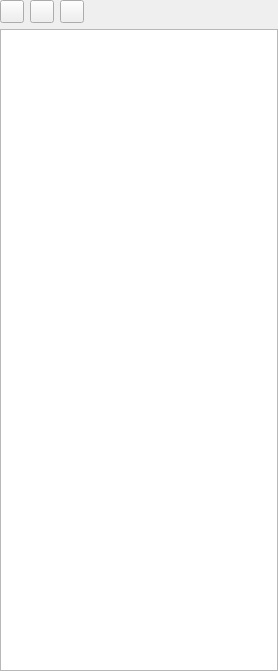
<?xml version="1.0" encoding="UTF-8"?>
<ui version="4.0">
 <class>macro_panel</class>
 <widget class="QWidget" name="macro_panel">
  <property name="geometry">
   <rect>
    <x>0</x>
    <y>0</y>
    <width>278</width>
    <height>671</height>
   </rect>
  </property>
  <layout class="QVBoxLayout" name="verticalLayout">
   <property name="spacing">
    <number>6</number>
   </property>
   <property name="leftMargin">
    <number>0</number>
   </property>
   <property name="topMargin">
    <number>0</number>
   </property>
   <property name="rightMargin">
    <number>0</number>
   </property>
   <property name="bottomMargin">
    <number>0</number>
   </property>
   <item>
    <layout class="QHBoxLayout" name="horizontalLayout_2">
     <property name="spacing">
      <number>6</number>
     </property>
     <item>
      <widget class="QToolButton" name="button_record">
       <property name="toolTip">
        <string>Start or stop recording of a macro</string>
       </property>
       <property name="text">
        <string/>
       </property>
       <property name="checkable">
        <bool>true</bool>
       </property>
      </widget>
     </item>
     <item>
      <widget class="QToolButton" name="button_play">
       <property name="toolTip">
        <string>Play selected macro</string>
       </property>
       <property name="text">
        <string/>
       </property>
       <property name="checkable">
        <bool>false</bool>
       </property>
       <property name="checked">
        <bool>false</bool>
       </property>
      </widget>
     </item>
     <item>
      <widget class="QToolButton" name="button_delete">
       <property name="toolTip">
        <string>Delete all selected macros</string>
       </property>
       <property name="text">
        <string/>
       </property>
       <property name="checkable">
        <bool>false</bool>
       </property>
       <property name="checked">
        <bool>false</bool>
       </property>
      </widget>
     </item>
     <item>
      <spacer name="horizontalSpacer_3">
       <property name="orientation">
        <enum>Qt::Horizontal</enum>
       </property>
       <property name="sizeHint" stdset="0">
        <size>
         <width>40</width>
         <height>20</height>
        </size>
       </property>
      </spacer>
     </item>
    </layout>
   </item>
   <item>
    <widget class="QTableView" name="table_view">
     <property name="selectionMode">
      <enum>QAbstractItemView::ExtendedSelection</enum>
     </property>
     <property name="showGrid">
      <bool>false</bool>
     </property>
     <property name="sortingEnabled">
      <bool>true</bool>
     </property>
     <property name="cornerButtonEnabled">
      <bool>false</bool>
     </property>
     <attribute name="verticalHeaderMinimumSectionSize">
      <number>15</number>
     </attribute>
    </widget>
   </item>
  </layout>
 </widget>
 <resources/>
 <connections/>
</ui>
